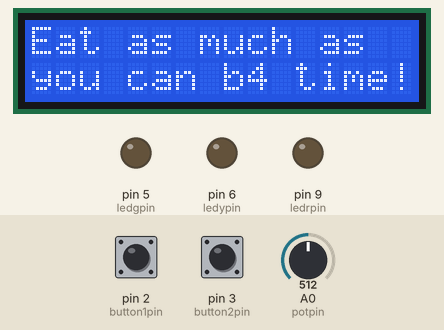
Simulated run of this sketch. Board: Arduino Uno, built with avr-gcc and run on an emulated ATmega328P. Shown: 16×2 character LCD, output pins drawn as LEDs (lit = HIGH). The inputs (shaded band) are chosen by the test bench; at power-on: A0 (potpin) = 512, pin 2 (button1pin) HIGH, pin 3 (button2pin) HIGH. Random numbers use the default seed unless the sketch sets one.

Above: at 2.2 s.
At 10.3 s:
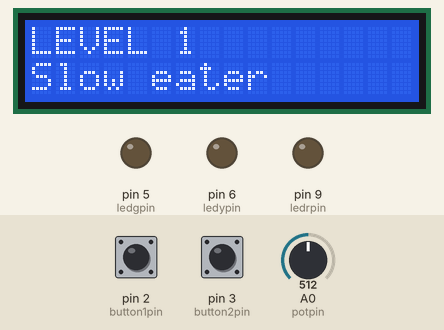
10.4 s: A0 (potpin) set to 716
At 13.33 s:
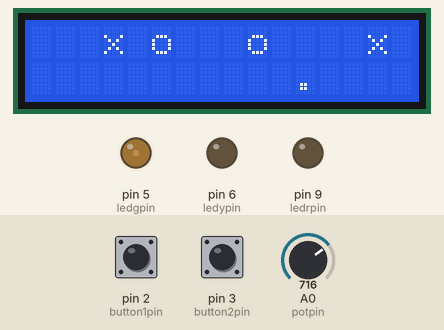
13.4 s: A0 (potpin) set to 900
At 14.5 s:
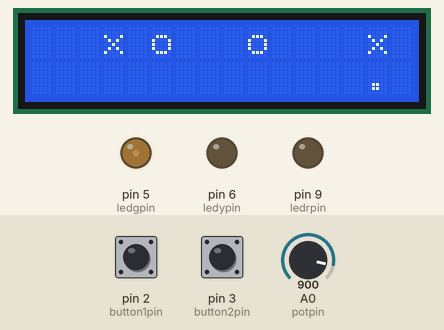
14.9 s: pin 2 (button1pin) pulled LOW for 0.15 s
At 15.7 s:
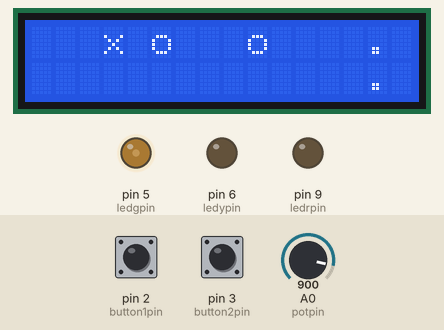
16.5 s: A0 (potpin) set to 1023
Timing chart, 0 to 19.0 s (numbered marks = the images above; inputs shaded):
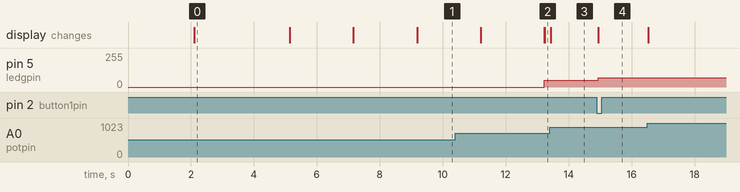

Measured:
- after the input at 13.4 s, the display: changes at once (image 3)
- after the input at 14.9 s, pin 5 (ledgpin): 50/255 → 70/255 at once; the display: changes at once (image 4)
- what the display in image 0 shows lasts 3.0 s, from 2.1 s to 5.1 s

The sketch:

EmbeddedFinalGame.ino
```cpp
#include <Wire.h>                                           //include I2C library for LCD
#include <LiquidCrystal_I2C.h>                              //include I2C LCD library
LiquidCrystal_I2C lcd = LiquidCrystal_I2C(0x27, 16, 2);     //define an object named lcd using I2C LCD library

int button1pin = 2;                                         //Eat button pin
int button2pin = 3;                                         //Next round button pin
int ledgpin = 5;                                            //Green LED (lvl 1) pin
int ledypin = 6;                                            //Yellow LED (lvl 2) pin
int ledrpin = 9;                                            //Red LED (lvl 3) pin
int potpin = A0;                                            //potentiometer pin
int pwmg;                                                   //pwm values based on score or progress to next level
int pwmy;
int pwmr;

unsigned long currentmillis;                                //timing variables to refresh the LCD at refreshrate value
unsigned long prevmillis = 0;
unsigned long last_interrupt0_time = 0;                     //timing variables to debounce buttons
unsigned long last_interrupt1_time = 0;
int refreshrate = 100;                                      //refresh LCD approximately every 100ms

int charpos = 0;                                            //position variable for food and character
int pos1 = 0;
int pos2 = 0;
int pos3 = 0;
int pos4 = 0;
int type1 = 0;                                              //type variable for food
int type2 = 0;
int type3 = 0;
int type4 = 0;
bool flag1 = 0;                                             //flag variable for food either eaten or not
bool flag2 = 0;
bool flag3 = 0;
bool flag4 = 0;
bool flag5 = 0;                                             //flag variable to generate new food positions and types
bool flag6 = 0;                                             //flag variable to display level introduction
bool flag7 = 0;                                             //flag for level 2
bool flag8 = 0;                                             // flag for level 3

int score = 0;
int count = 0;                                              //count for eaten food every round, refreshes every round.
int gameround = 1;                                          //number of game round
int level = 1;


void setup() {
  pinMode(button1pin, INPUT_PULLUP);
  pinMode(button2pin, INPUT_PULLUP);
  attachInterrupt(digitalPinToInterrupt(button1pin), ISR0, FALLING);
  attachInterrupt(digitalPinToInterrupt(button2pin), ISR1, FALLING);
  pinMode(potpin, INPUT);
  pinMode(ledgpin, OUTPUT);
  pinMode(ledypin, OUTPUT);
  pinMode(ledrpin, OUTPUT);
  lcd.init();
  lcd.backlight();

  displaystart();   //Display welcome, game intro, controls, and type of foods.
}

void ISR0()         //interrupt function for eat button
{
  unsigned long interrupt0_time = millis();
  if (interrupt0_time - last_interrupt0_time > 300)     //ignore interrupts faster than 300ms from previous interrupt
  {
    if (charpos == pos1)                  //if the character position is the same as food,
    {
      if (flag1 == 0)                     //to avoid counting adding up score more than once
        score += type1;                   //add to score based on type
      count++;                            //count eaten food
      flag1 = 1;                          //set flag for food eaten
    }
    if (charpos == pos2)
    {
      if (flag2 == 0)
      score += type2;
      count++;
      flag2 = 1;
    }
    if (charpos == pos3)
    {
      if (flag3 == 0)
      score += type3;
      count++;
      flag3 = 1;
    }
    if (charpos == pos4)
    {
      if (flag4 == 0)
      score += type4;
      count++;
      flag4 = 1;
    }
  }
  last_interrupt0_time = interrupt0_time;
}

void ISR1()                     //interrupt function for next round
{
  unsigned long interrupt1_time = millis();
  if (interrupt1_time - last_interrupt1_time > 300)     //ignore interrupts faster than 300ms from previous interrupt
  {
    if (level == 1)                   //in level 1,
    {
      if (count > 2)                  //need to eat at least 3 food to go next round
      {
        gameround++;
        flag1 = flag2 = flag3 = flag4 = flag5 = 0;
        count = 0;
      }
    }
    else if (level == 2)              //in level 2,
    {
      if (count > 1)                  //need to eat at least 2 food to go next round
      {
        gameround++;
        flag1 = flag2 = flag3 = flag4 = flag5 = 0;
        count = 0;
      }
    }
    else
    {
      if (count > 0)                  //need to eat at least 1 food to go next round (level 3)
      {
        gameround++;
        flag1 = flag2 = flag3 = flag4 = flag5 = 0;
        count = 0;
      }
    }
  }
  last_interrupt1_time = interrupt1_time;
}

void displaystart()         //function for welcome messages, controls and food types
{
  lcd.clear();
  lcd.setCursor(0, 0);
  lcd.print("WELCOME!");
  delay(2000);
  lcd.clear();
  lcd.setCursor(0, 0);
  lcd.print("Eat as much as");
  lcd.setCursor(0, 1);
  lcd.print("you can b4 time!");
  delay(3000);
  lcd.clear();
  lcd.setCursor(0, 0);
  lcd.print("Knob = move");
  lcd.setCursor(0, 1);
  lcd.print("Button = eat");
  delay(2000);
  lcd.clear();
  lcd.setCursor(0, 0);
  lcd.print("X=3pts");
  lcd.setCursor(9, 0);
  lcd.print("x=2pts");
  lcd.setCursor(0, 1);
  lcd.print("O=1pts");
  lcd.setCursor(9, 1);
  lcd.print("o=0pts");
  delay(2000);
}

void generatefood()                   //generate random food positions and types
{
  pos1 = random(0, 4);
  pos2 = random(4, 8);
  pos3 = random(8, 12);
  pos4 = random(12, 16);
  type1 = random(0, 4);
  type2 = random(0, 4);
  type3 = random(0, 4);
  type4 = random(0, 4);
}

void levelintro()                         // display level introduction when leveling up
{
  if (level == 1)
  {
    lcd.clear();
    lcd.setCursor(0, 0);
    lcd.print("LEVEL 1");
    lcd.setCursor(0, 1);
    lcd.print("Slow eater");
    delay(2000);
    lcd.clear();
    lcd.setCursor(0, 0);
    lcd.print("Can skip round");
    lcd.setCursor(0, 1);
    lcd.print("after 3 eats");
    delay(2000);
  }
  else if (level == 2)
  {
    lcd.clear();
    lcd.setCursor(0, 0);
    lcd.print("LEVEL UP! (2)");
    lcd.setCursor(0, 1);
    lcd.print("Can eat faster");
    delay(2000);
    lcd.clear();
    lcd.setCursor(0, 0);
    lcd.print("Can skip round");
    lcd.setCursor(0, 1);
    lcd.print("after 2 eats");
    delay(2000);
  }
  else
  {
    lcd.clear();
    lcd.setCursor(0, 0);
    lcd.print("LEVEL UP! (3)");
    lcd.setCursor(0, 1);
    lcd.print("Eat even faster");
    delay(2000);
    lcd.clear();
    lcd.setCursor(0, 0);
    lcd.print("Can skip round");
    lcd.setCursor(0, 1);
    lcd.print("after 1 eat");
    delay(2000);
  }
}

void displayitem()                    //display food and character
{
  lcd.clear();
  lcd.setCursor(pos1, 0);
  if (flag1)
    lcd.print(".");
  else
    displayfood(type1);

  lcd.setCursor(pos2, 0);
  if (flag2)
    lcd.print(".");
  else
    displayfood(type2);

  lcd.setCursor(pos3, 0);
  if (flag3)
    lcd.print(".");
  else
    displayfood(type3);

  lcd.setCursor(pos4, 0);
  if (flag4)
    lcd.print(".");
  else
    displayfood(type4);

  lcd.setCursor(charpos, 1);
  if (level == 1)
  {
    lcd.print(".");
  }
  else if (level == 2)
  {
    lcd.print("x");
  }
  else
    lcd.print("X");
}

void displayfood(int type)
{
  if (type == 0)
    lcd.print("o");
  if (type == 1)
    lcd.print("O");
  if (type == 2)
    lcd.print("x");
  if (type == 3)
    lcd.print("X");
}

void displayscore()
{
  lcd.clear();
  lcd.setCursor(0, 0);
  lcd.print("TIME'S UP!");
  lcd.setCursor(0, 1);
  lcd.print("SCORE: ");
  lcd.setCursor(9, 1);
  lcd.print(score);
}

void loop() {
  charpos = map(analogRead(potpin), 0, 1023, 0, 16);            //map potentiometer value from 0 to 15
  currentmillis = millis();
  if (currentmillis - prevmillis >= refreshrate) {              //refresh every 100ms(refreshrate value)
    if (millis() < 90000)                                       //if time still does not run out, keep playing
    {
      if (flag5 == 0)                                           //to avoid generating food position and types every cycle.
      {
        generatefood();
        flag5 = 1;
      }
      if (flag6 == 0)                                           //to avoid looping level introduction display messages
      {
        levelintro();
        flag6 = 1;
      }
      if (flag1 && flag2 && flag3 && flag4)                     //automatically move on to next round when all food is eaten in that round
      {
        gameround++;
        flag1 = flag2 = flag3 = flag4 = flag5 = 0;
      }
      if (score >= 20)                                          //if score is more than 20, level up to level 2
      {
        level = 2;
        if (flag7 == 0)                                         //to avoid resetting the other flags every cycle after score is more than 20
        {
          flag1 = flag2 = flag3 = flag4 = flag5 = flag6 = 0;
          flag7 = 1;
          count = 0;
        }
      }

      if (score >= 40)                                          //if score is more than 40, level up to level 3
      {
        level = 3;
        if (flag8 == 0)                                         //to avoid resetting the other flags every cycle after score is more than 40
        {
          flag1 = flag2 = flag3 = flag4 = flag5 = flag6 = 0;
          flag8 = 1;
          count = 0;
        }
      }
      displayitem();
      pwmg = map(score, 0, 20, 50, 255);                        //map green LED pwm with level 1 progress
      pwmy = map(score, 20, 40, 50, 255);                       //map yellow LED pwm with level 2 progress
      pwmr = map(score, 40, 60, 50, 255);                       //map red LED pwm with level 3 progress
      if (level == 1)
      {
        analogWrite(ledgpin, pwmg);                             //light up green led, off others
        digitalWrite(ledypin, LOW);
        digitalWrite(ledrpin, LOW);
      }
      if (level == 2)
      {
        digitalWrite(ledgpin, LOW);
        analogWrite(ledypin, pwmy);                             //light up yellow led, off others
        digitalWrite(ledrpin, LOW);
      }
      if (level == 3)
      {
        digitalWrite(ledgpin, LOW);
        digitalWrite(ledypin, LOW);
        analogWrite(ledrpin, pwmr);                             //light up red led, off others
      }
    }
    else
      displayscore();                                           //display score after time runs out.
    prevmillis = currentmillis;
  }
}
```
